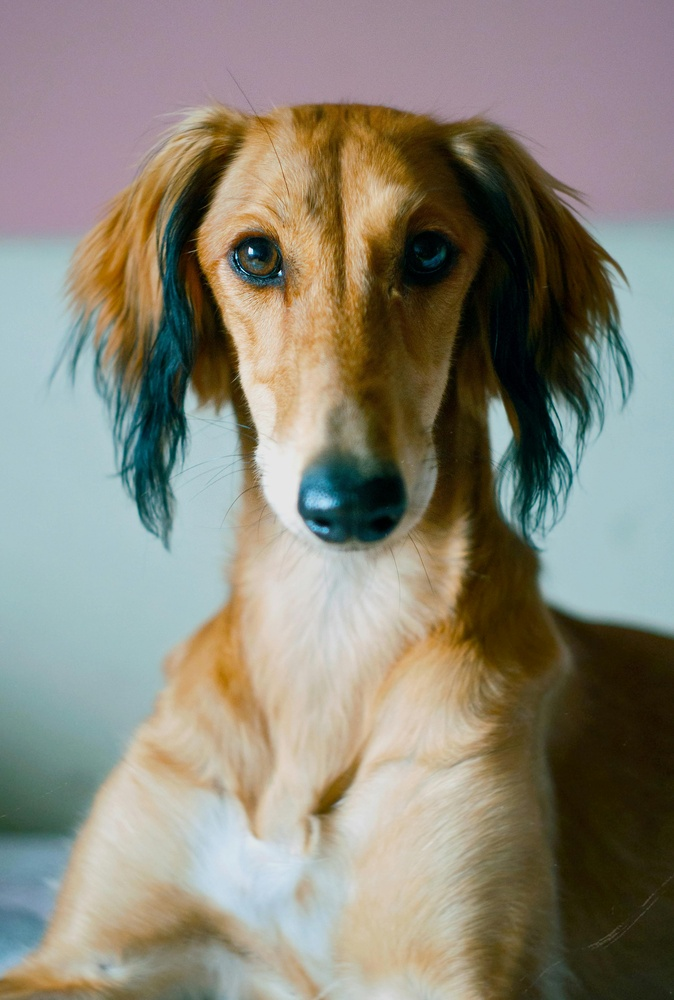
#> input picture imagem/pexels-fhdiakgn-1573919.jpg, 674 x 1000 px, shrunk from 2680 x 3976 before the run
$ python binarizacao.py
#> lines starting #> are read from the running program, lines starting #| are printed output that depends on the picture; after the words box and inside, x2 and y2 are one past the last pixel; in counts of white or black regions, pixels touching at a corner belong together
import cv2

def convert_to_grayscale(image_path, output_path):
    # Read the image
#> called with image_path = 'imagem/pexels-fhdiakgn-1573919.jpg', output_path = 'imagem/gray_image.jpg'
    image = cv2.imread(image_path)
#> image is the input picture: shape (1000, 674, 3); mean B, G, R 120, 133.8, 138.1

    if image is None:
        print(f"Erro ao carregar a imagem em {image_path}")
        return

    # Convert the image to grayscale
    gray_image = cv2.cvtColor(image, cv2.COLOR_BGR2GRAY)
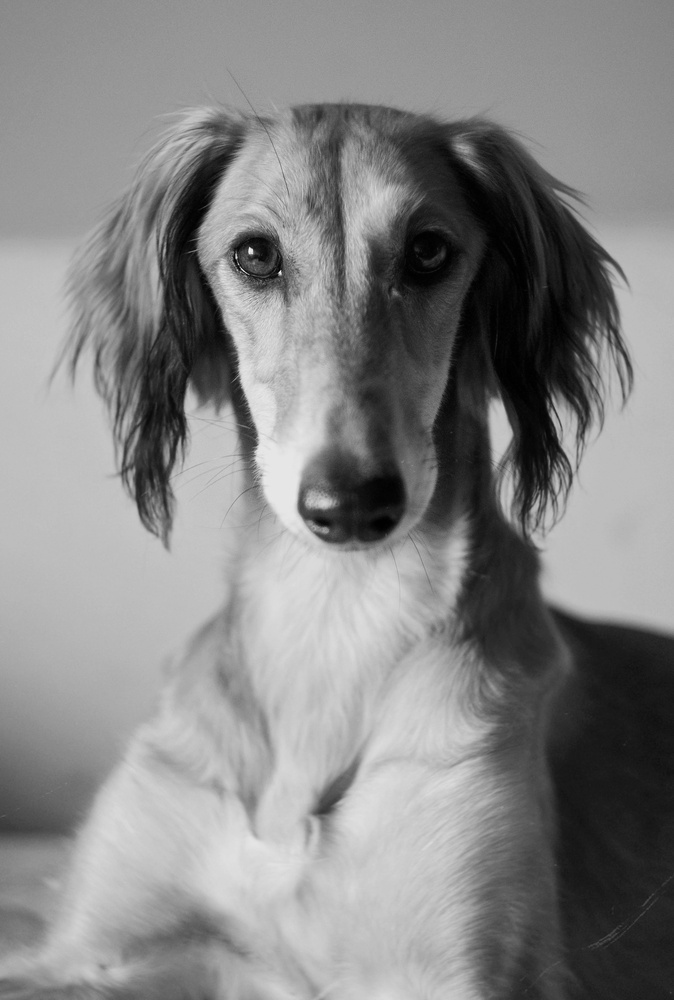
#> gray_image: shape (1000, 674); min 0, max 246, mean 133.5

    # Save the grayscale image
    cv2.imwrite(output_path, gray_image)
    print(f"Imagem salva em escala de cinza em {output_path}")

def convert_to_black_and_white(image_path, output_path, threshold=127):
    # Read the grayscale image
#> called with image_path = 'imagem/gray_image.jpg', output_path = 'imagem/bw_image.jpg', threshold = 127
    gray_image = cv2.imread(image_path, cv2.IMREAD_GRAYSCALE)
#> gray_image: shape (1000, 674); min 0, max 246, mean 133.5

    if gray_image is None:
        print(f"Erro ao carregar a imagem em {image_path}")
        return

    # Apply binary thresholding
    _, bw_image = cv2.threshold(gray_image, threshold, 255, cv2.THRESH_BINARY)
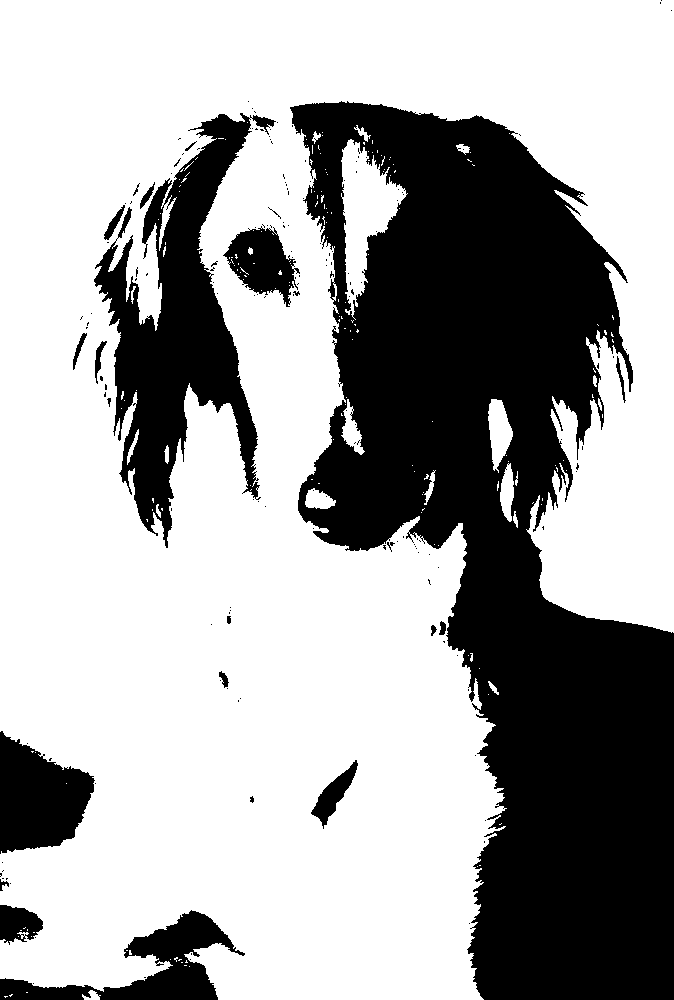
#> bw_image: shape (1000, 674); 65.6% white; 170 black regions (148 under 20 px), largest, box (x1, y1, x2, y2) and area: (290, 101, 674, 1000) 180620, (94, 113, 276, 548) 29157, (0, 731, 95, 854) 7819

    # Save the black and white image
    cv2.imwrite(output_path, bw_image)
    print(f"Imagem salva em preto e branco em {output_path}")

# Example usage
input_image = "imagem/pexels-fhdiakgn-1573919.jpg"
gray_image_path = "imagem/gray_image.jpg"
bw_image_path = "imagem/bw_image.jpg"

convert_to_grayscale(input_image, gray_image_path)
convert_to_black_and_white(gray_image_path, bw_image_path)
